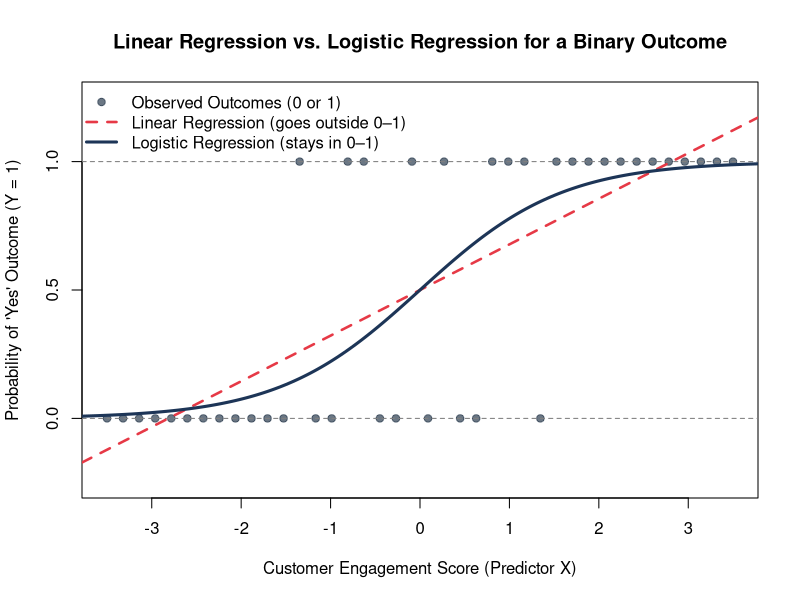
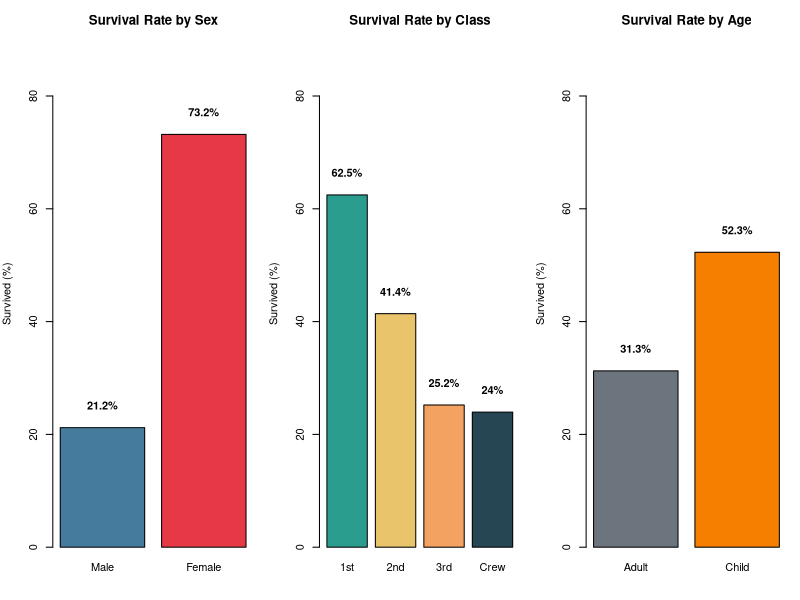
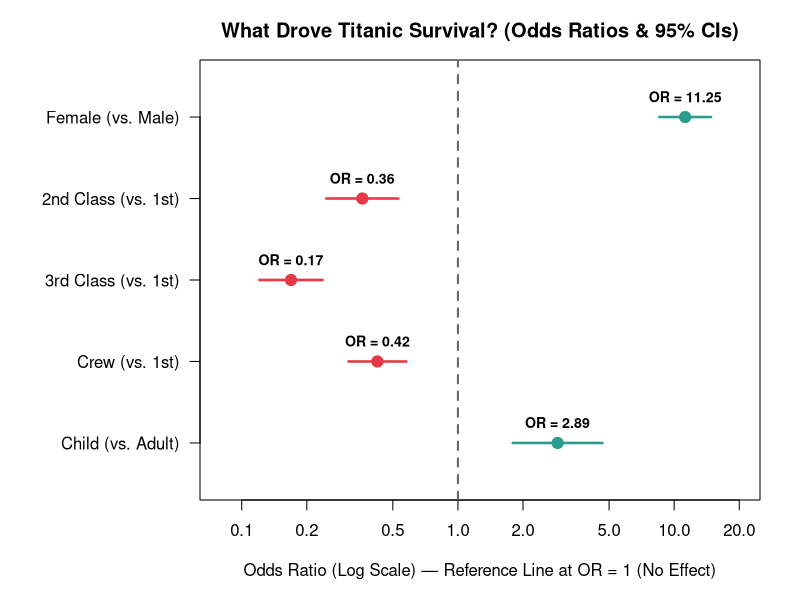

Recreate these plots in R, in order.
## ---- chunk 1
#| echo: false
#| fig-cap: "Linear regression can predict impossible probabilities outside 0–1, whereas logistic regression stays bounded between 0 and 1."

set.seed(42)
score <- seq(-4, 4, length.out = 200)
prob_true <- 1 / (1 + exp(-1.2 * score))

# Sample points for illustration
x_pts <- seq(-3.5, 3.5, length.out = 40)
y_pts <- rbinom(length(x_pts), size = 1, prob = 1 / (1 + exp(-1.2 * x_pts)))

lin_fit <- lm(y_pts ~ x_pts)
log_fit <- glm(y_pts ~ x_pts, family = binomial)

plot(x_pts, y_pts,
     pch = 19, col = rgb(44/255, 62/255, 80/255, 0.7),
     ylim = c(-0.25, 1.25),
     xlab = "Customer Engagement Score (Predictor X)",
     ylab = "Probability of 'Yes' Outcome (Y = 1)",
     main = "Linear Regression vs. Logistic Regression for a Binary Outcome")

abline(h = c(0, 1), lty = 2, col = "gray50")
abline(lin_fit, col = "#E63946", lwd = 2.5, lty = 2)

x_grid <- data.frame(x_pts = seq(-4, 4, length.out = 200))
lines(x_grid$x_pts, predict(log_fit, newdata = x_grid, type = "response"),
      col = "#1D3557", lwd = 3)

legend("topleft",
       legend = c("Observed Outcomes (0 or 1)",
                  "Linear Regression (goes outside 0–1)",
                  "Logistic Regression (stays in 0–1)"),
       col = c(rgb(44/255, 62/255, 80/255, 0.7), "#E63946", "#1D3557"),
       pch = c(19, NA, NA),
       lty = c(NA, 2, 1),
       lwd = c(NA, 2.5, 3),
       bty = "n")
## ---- chunk 2
# 1. Load R's built-in Titanic dataset
data("Titanic")

# Convert the 4-way table to a data frame of group counts
titanic_counts <- as.data.frame(Titanic)
head(titanic_counts)
## ---- chunk 3
# 2. Expand counts into 2,201 individual passenger rows
titanic_df <- titanic_counts[rep(seq_len(nrow(titanic_counts)), titanic_counts$Freq), 1:4]
rownames(titanic_df) <- NULL

# 3. Explicitly set factor levels (the first level becomes the reference baseline)
titanic_df$Survived <- factor(titanic_df$Survived, levels = c("No", "Yes"))
titanic_df$Class    <- factor(titanic_df$Class, levels = c("1st", "2nd", "3rd", "Crew"))
titanic_df$Sex      <- factor(titanic_df$Sex, levels = c("Male", "Female"))
titanic_df$Age      <- factor(titanic_df$Age, levels = c("Adult", "Child"))

# Inspect structure and first few rows
str(titanic_df)
head(titanic_df)
## ---- chunk 4
# Overall survival counts and percentages
table(titanic_df$Survived)
round(prop.table(table(titanic_df$Survived)) * 100, 1)
## ---- chunk 5
# Survival rate (%) by Sex
round(prop.table(table(titanic_df$Sex, titanic_df$Survived), margin = 1) * 100, 1)

# Survival rate (%) by Class
round(prop.table(table(titanic_df$Class, titanic_df$Survived), margin = 1) * 100, 1)

# Survival rate (%) by Age
round(prop.table(table(titanic_df$Age, titanic_df$Survived), margin = 1) * 100, 1)
## ---- chunk 6
#| fig-width: 9
#| fig-height: 4.5
#| fig-cap: "Observed Titanic survival rates across Sex, Passenger Class, and Age Group."

surv_sex   <- prop.table(table(titanic_df$Sex, titanic_df$Survived), margin = 1)[, "Yes"] * 100
surv_class <- prop.table(table(titanic_df$Class, titanic_df$Survived), margin = 1)[, "Yes"] * 100
surv_age   <- prop.table(table(titanic_df$Age, titanic_df$Survived), margin = 1)[, "Yes"] * 100

par(mfrow = c(1, 3), mar = c(4, 4, 3, 1))

bp1 <- barplot(surv_sex, ylim = c(0, 90), col = c("#457B9D", "#E63946"),
               main = "Survival Rate by Sex", ylab = "Survived (%)")
text(bp1, surv_sex + 4, labels = paste0(round(surv_sex, 1), "%"), font = 2)

bp2 <- barplot(surv_class, ylim = c(0, 90), col = c("#2A9D8F", "#E9C46A", "#F4A261", "#264653"),
               main = "Survival Rate by Class", ylab = "Survived (%)")
text(bp2, surv_class + 4, labels = paste0(round(surv_class, 1), "%"), font = 2)

bp3 <- barplot(surv_age, ylim = c(0, 90), col = c("#6C757D", "#F77F00"),
               main = "Survival Rate by Age", ylab = "Survived (%)")
text(bp3, surv_age + 4, labels = paste0(round(surv_age, 1), "%"), font = 2)

par(mfrow = c(1, 1))
## ---- chunk 7
model_simple <- glm(Survived ~ Sex, data = titanic_df, family = binomial)
summary(model_simple)
## ---- chunk 8
round(exp(coef(model_simple)), 3)
## ---- chunk 9
model_full <- glm(Survived ~ Sex + Class + Age, data = titanic_df, family = binomial)
summary(model_full)
## ---- chunk 10
# Compute Odds Ratios and 95% Confidence Intervals
or_table <- exp(cbind(Odds_Ratio = coef(model_full), confint.default(model_full)))
round(or_table, 3)
## ---- chunk 11
#| fig-width: 8.5
#| fig-height: 4.5
#| fig-cap: "Odds Ratios with 95% Confidence Intervals. Effects to the right of the dashed line (OR = 1) increase survival odds; effects to the left decrease them."

# Exclude the intercept for plotting predictor effects
or_plot <- or_table[-1, ]
labels_clean <- c("Female (vs. Male)",
                  "2nd Class (vs. 1st)",
                  "3rd Class (vs. 1st)",
                  "Crew (vs. 1st)",
                  "Child (vs. Adult)")

par(mar = c(5, 10, 3, 2))
y_pos <- rev(seq_len(nrow(or_plot)))

plot(or_plot[, "Odds_Ratio"], y_pos,
     log = "x",
     xlim = c(0.08, 20),
     ylim = c(0.5, nrow(or_plot) + 0.5),
     yaxt = "n",
     pch = 19, cex = 1.5,
     col = ifelse(or_plot[, "Odds_Ratio"] > 1, "#2A9D8F", "#E63946"),
     xlab = "Odds Ratio (Log Scale) — Reference Line at OR = 1 (No Effect)",
     ylab = "",
     main = "What Drove Titanic Survival? (Odds Ratios & 95% CIs)")

axis(2, at = y_pos, labels = labels_clean, las = 1)
abline(v = 1, lty = 2, lwd = 2, col = "gray40")

segments(x0 = or_plot[, "2.5 %"], y0 = y_pos,
         x1 = or_plot[, "97.5 %"], y1 = y_pos,
         lwd = 2.5,
         col = ifelse(or_plot[, "Odds_Ratio"] > 1, "#2A9D8F", "#E63946"))

text(or_plot[, "Odds_Ratio"], y_pos + 0.25,
     labels = paste0("OR = ", round(or_plot[, "Odds_Ratio"], 2)),
     cex = 0.85, font = 2)

par(mar = c(5, 4, 4, 2) + 0.1)
## ---- chunk 12
# McFadden's Pseudo-R2
pseudo_r2 <- 1 - (model_full$deviance / model_full$null.deviance)
cat("McFadden's Pseudo-R2:", round(pseudo_r2, 4), "\n")

# Compare AIC of Simple vs Full model
AIC(model_simple, model_full)

# Likelihood Ratio Test comparing Simple vs Full model
anova(model_simple, model_full, test = "Chisq")
## ---- chunk 13
# Create 5 realistic passenger profiles
new_passengers <- data.frame(
  Profile = c("1st Class Female Child",
              "2nd Class Female Adult",
              "1st Class Male Adult (Baseline)",
              "Adult Male Crew Member",
              "3rd Class Male Adult"),
  Sex   = factor(c("Female", "Female", "Male", "Male", "Male"),
                 levels = c("Male", "Female")),
  Class = factor(c("1st", "2nd", "1st", "Crew", "3rd"),
                 levels = c("1st", "2nd", "3rd", "Crew")),
  Age   = factor(c("Child", "Adult", "Adult", "Adult", "Adult"),
                 levels = c("Adult", "Child"))
)

# Predict survival probability
new_passengers$Predicted_Probability <- round(
  predict(model_full, newdata = new_passengers, type = "response"), 3
)
new_passengers$Survival_Percent <- paste0(new_passengers$Predicted_Probability * 100, "%")

new_passengers
## ---- chunk 14
# Predicted probability for every passenger in the dataset
pred_prob <- predict(model_full, type = "response")

# Classify using a 0.50 probability cutoff
pred_class <- factor(ifelse(pred_prob >= 0.50, "Yes", "No"), levels = c("No", "Yes"))

# Confusion Matrix
cm <- table(Predicted = pred_class, Actual = titanic_df$Survived)
cm
## ---- chunk 15
accuracy    <- sum(diag(cm)) / sum(cm)
sensitivity <- cm["Yes", "Yes"] / sum(cm[, "Yes"])  # True Positive Rate (Recall)
specificity <- cm["No", "No"]   / sum(cm[, "No"])   # True Negative Rate

cat("Accuracy   :", round(accuracy * 100, 1), "%\n")
cat("Sensitivity:", round(sensitivity * 100, 1), "%\n")
cat("Specificity:", round(specificity * 100, 1), "%\n")
## ---- chunk 16
pred_class_35 <- factor(ifelse(pred_prob >= 0.35, "Yes", "No"), levels = c("No", "Yes"))
cm_35 <- table(Predicted = pred_class_35, Actual = titanic_df$Survived)

cat("Cutoff = 0.35 -> Accuracy:", round(sum(diag(cm_35)) / sum(cm_35) * 100, 1), "%",
    "| Sensitivity:", round(cm_35["Yes", "Yes"] / sum(cm_35[, "Yes"]) * 100, 1), "%",
    "| Specificity:", round(cm_35["No", "No"] / sum(cm_35[, "No"]) * 100, 1), "%\n")
